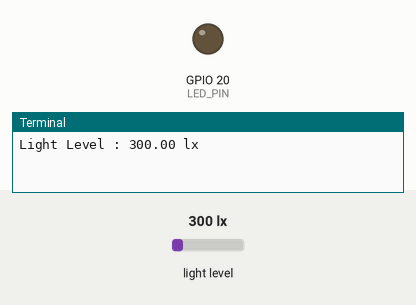
This program was run on a simulated Raspberry Pi (BCM pin numbers). On the bench: output pins drawn as LEDs (lit = HIGH), the last lines printed to the terminal. The inputs (shaded band) are chosen by the test bench; at power-on: light level 300 lx.

Above: at 2.2 s.
2.3 s: light level set to 84 lx
5.1 s: light level set to 73 lx
At 5.52 s:
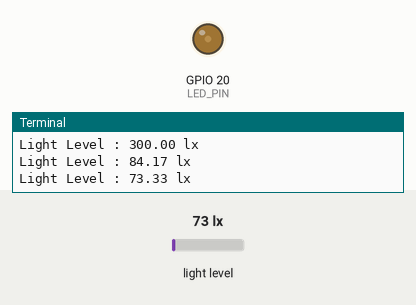
At 5.87 s:
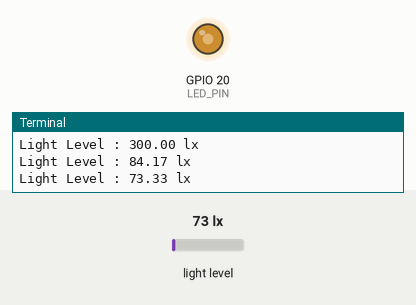
Timing chart, 0 to 14.6 s (numbered marks = the images above; inputs shaded):
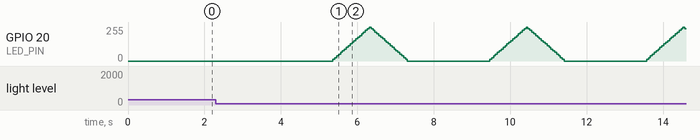

The program:

bh1750_pwm.py
```python
#!/usr/bin/python
#---------------------------------------------------------------------
#    ___  ___  _ ____
#   / _ \/ _ \(_) __/__  __ __
#  / , _/ ___/ /\ \/ _ \/ // /
# /_/|_/_/  /_/___/ .__/\_, /
#                /_/   /___/
#
#           bh1750.py
# Read data from a BH1750 digital light sensor.
#
# Author : Matt Hawkins
# Date   : 26/06/2018
#
# For more information please visit :
# https://www.raspberrypi-spy.co.uk/?s=bh1750
#
#---------------------------------------------------------------------
import smbus
import time
import RPi.GPIO as GPIO
GPIO.setwarnings(False)
# Define some constants from the datasheet
DEVICE     = 0x23 # Default device I2C address
POWER_DOWN = 0x00 # No active state
POWER_ON   = 0x01 # Power on
RESET      = 0x07 # Reset data register value
# Start measurement at 4lx resolution. Time typically 16ms.
CONTINUOUS_LOW_RES_MODE = 0x13
# Start measurement at 1lx resolution. Time typically 120ms
CONTINUOUS_HIGH_RES_MODE_1 = 0x10
# Start measurement at 0.5lx resolution. Time typically 120ms
CONTINUOUS_HIGH_RES_MODE_2 = 0x11
# Start measurement at 1lx resolution. Time typically 120ms
# Device is automatically set to Power Down after measurement.
ONE_TIME_HIGH_RES_MODE_1 = 0x20
# Start measurement at 0.5lx resolution. Time typically 120ms
# Device is automatically set to Power Down after measurement.
ONE_TIME_HIGH_RES_MODE_2 = 0x21
# Start measurement at 1lx resolution. Time typically 120ms
# Device is automatically set to Power Down after measurement.
ONE_TIME_LOW_RES_MODE = 0x23

#bus = smbus.SMBus(0) # Rev 1 Pi uses 0
bus = smbus.SMBus(1)  # Rev 2 Pi uses 1
time.sleep(1)
def led_pwm():
	LED_PIN = 20
	PWM_FREQ = 50
	GPIO.setmode(GPIO.BCM)
	GPIO.setup(LED_PIN, GPIO.OUT)
	GPIO.output(LED_PIN,0)
	pwm = GPIO.PWM(LED_PIN, PWM_FREQ)
	pwm.start(0)
       	for duty_cycle in range(0, 100, 5):
            pwm.ChangeDutyCycle(duty_cycle)
            time.sleep(0.05)
        for duty_cycle in range(100, 0, -5):
       	    pwm.ChangeDutyCycle(duty_cycle)
            time.sleep(0.05)
def convertToNumber(data):
  # Simple function to convert 2 bytes of data
  # into a decimal number. Optional parameter 'decimals'
  # will round to specified number of decimal places.
  result=(data[1] + (256 * data[0])) / 1.2
  return (result)

def readLight(addr=DEVICE):
  # Read data from I2C interface
  data = bus.read_i2c_block_data(addr,ONE_TIME_HIGH_RES_MODE_1)
  time.sleep(0.1)
  return convertToNumber(data)

try:
  while True:
    lightLevel=readLight()
    print("Light Level : " + format(lightLevel,'.2f') + " lx")
    if lightLevel <= 80:
	led_pwm()
    else:
	pass
    time.sleep(2)
except KeyboardInterrupt:
	GPIO.cleanup()
```

Measured:
- the behaviour switches between 81 and 80 lx on light level (found by bisection; images 0 and 1)
